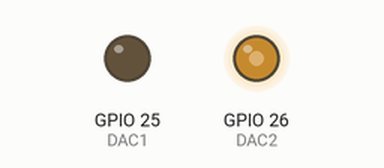
Simulated run of this sketch. Board: ESP32. Shown: output pins drawn as LEDs (lit = HIGH). What the sketch prints to the serial monitor is not drawn.

Above: at 0.05 s.
At 0.3 s:
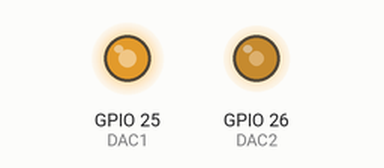
At 0.6 s:
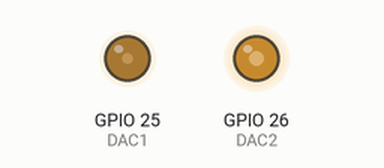
Timing chart, 0 to 3.0 s (numbered marks = the images above):
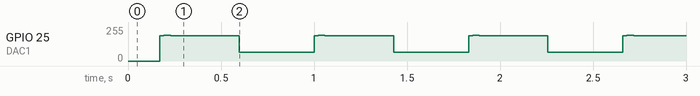

Measured:
- by itself, GPIO 25 (DAC1): repeats every 0.83 s: 191/255 0.01 s, 192/255 0.04 s, 191/255 0.01 s, 190/255 0.36 s, 65/255 0.01 s, 64/255 0.03 s, 65/255 0.36 s, 190/255 0.01 s

The sketch:

Senoide_2.4V_0.8V.ino
```cpp
//nomes das portas
#define DAC1 25
#define DAC2 26

//constantes
#define Num_Samples 1000

//variaveis globais
int i = 0;
static byte WaveFormTable[Num_Samples] =  // 1000 samples sin wave
{
    0x80, 0x80, 0x81, 0x81, 0x82, 0x82, 0x82, 0x83, 0x83, 0x84,
    0x84, 0x84, 0x85, 0x85, 0x86, 0x86, 0x86, 0x87, 0x87, 0x88,
    0x88, 0x88, 0x89, 0x89, 0x8A, 0x8A, 0x8A, 0x8B, 0x8B, 0x8C,
    0x8C, 0x8C, 0x8D, 0x8D, 0x8E, 0x8E, 0x8E, 0x8F, 0x8F, 0x90,
    0x90, 0x90, 0x91, 0x91, 0x91, 0x92, 0x92, 0x93, 0x93, 0x93,
    0x94, 0x94, 0x95, 0x95, 0x95, 0x96, 0x96, 0x96, 0x97, 0x97,
    0x98, 0x98, 0x98, 0x99, 0x99, 0x99, 0x9A, 0x9A, 0x9B, 0x9B,
    0x9B, 0x9C, 0x9C, 0x9C, 0x9D, 0x9D, 0x9D, 0x9E, 0x9E, 0x9E,
    0x9F, 0x9F, 0xA0, 0xA0, 0xA0, 0xA1, 0xA1, 0xA1, 0xA2, 0xA2,
    0xA2, 0xA3, 0xA3, 0xA3, 0xA4, 0xA4, 0xA4, 0xA5, 0xA5, 0xA5,
    0xA6, 0xA6, 0xA6, 0xA7, 0xA7, 0xA7, 0xA8, 0xA8, 0xA8, 0xA8,
    0xA9, 0xA9, 0xA9, 0xAA, 0xAA, 0xAA, 0xAB, 0xAB, 0xAB, 0xAC,
    0xAC, 0xAC, 0xAC, 0xAD, 0xAD, 0xAD, 0xAE, 0xAE, 0xAE, 0xAE,
    0xAF, 0xAF, 0xAF, 0xAF, 0xB0, 0xB0, 0xB0, 0xB1, 0xB1, 0xB1,
    0xB1, 0xB2, 0xB2, 0xB2, 0xB2, 0xB3, 0xB3, 0xB3, 0xB3, 0xB4,
    0xB4, 0xB4, 0xB4, 0xB4, 0xB5, 0xB5, 0xB5, 0xB5, 0xB6, 0xB6,
    0xB6, 0xB6, 0xB6, 0xB7, 0xB7, 0xB7, 0xB7, 0xB7, 0xB8, 0xB8,
    0xB8, 0xB8, 0xB8, 0xB9, 0xB9, 0xB9, 0xB9, 0xB9, 0xBA, 0xBA,
    0xBA, 0xBA, 0xBA, 0xBA, 0xBB, 0xBB, 0xBB, 0xBB, 0xBB, 0xBB,
    0xBC, 0xBC, 0xBC, 0xBC, 0xBC, 0xBC, 0xBC, 0xBC, 0xBD, 0xBD,
    0xBD, 0xBD, 0xBD, 0xBD, 0xBD, 0xBD, 0xBE, 0xBE, 0xBE, 0xBE,
    0xBE, 0xBE, 0xBE, 0xBE, 0xBE, 0xBE, 0xBF, 0xBF, 0xBF, 0xBF,
    0xBF, 0xBF, 0xBF, 0xBF, 0xBF, 0xBF, 0xBF, 0xBF, 0xBF, 0xBF,
    0xBF, 0xC0, 0xC0, 0xC0, 0xC0, 0xC0, 0xC0, 0xC0, 0xC0, 0xC0,
    0xC0, 0xC0, 0xC0, 0xC0, 0xC0, 0xC0, 0xC0, 0xC0, 0xC0, 0xC0,
    0xC0, 0xC0, 0xC0, 0xC0, 0xC0, 0xC0, 0xC0, 0xC0, 0xC0, 0xC0,
    0xC0, 0xC0, 0xC0, 0xC0, 0xC0, 0xC0, 0xC0, 0xC0, 0xC0, 0xC0,
    0xBF, 0xBF, 0xBF, 0xBF, 0xBF, 0xBF, 0xBF, 0xBF, 0xBF, 0xBF,
    0xBF, 0xBF, 0xBF, 0xBF, 0xBF, 0xBE, 0xBE, 0xBE, 0xBE, 0xBE,
    0xBE, 0xBE, 0xBE, 0xBE, 0xBE, 0xBD, 0xBD, 0xBD, 0xBD, 0xBD,
    0xBD, 0xBD, 0xBD, 0xBC, 0xBC, 0xBC, 0xBC, 0xBC, 0xBC, 0xBC,
    0xBC, 0xBB, 0xBB, 0xBB, 0xBB, 0xBB, 0xBB, 0xBA, 0xBA, 0xBA,
    0xBA, 0xBA, 0xBA, 0xB9, 0xB9, 0xB9, 0xB9, 0xB9, 0xB8, 0xB8,
    0xB8, 0xB8, 0xB8, 0xB7, 0xB7, 0xB7, 0xB7, 0xB7, 0xB6, 0xB6,
    0xB6, 0xB6, 0xB6, 0xB5, 0xB5, 0xB5, 0xB5, 0xB4, 0xB4, 0xB4,
    0xB4, 0xB4, 0xB3, 0xB3, 0xB3, 0xB3, 0xB2, 0xB2, 0xB2, 0xB2,
    0xB1, 0xB1, 0xB1, 0xB1, 0xB0, 0xB0, 0xB0, 0xAF, 0xAF, 0xAF,
    0xAF, 0xAE, 0xAE, 0xAE, 0xAE, 0xAD, 0xAD, 0xAD, 0xAC, 0xAC,
    0xAC, 0xAC, 0xAB, 0xAB, 0xAB, 0xAA, 0xAA, 0xAA, 0xA9, 0xA9,
    0xA9, 0xA8, 0xA8, 0xA8, 0xA8, 0xA7, 0xA7, 0xA7, 0xA6, 0xA6,
    0xA6, 0xA5, 0xA5, 0xA5, 0xA4, 0xA4, 0xA4, 0xA3, 0xA3, 0xA3,
    0xA2, 0xA2, 0xA2, 0xA1, 0xA1, 0xA1, 0xA0, 0xA0, 0xA0, 0x9F,
    0x9F, 0x9E, 0x9E, 0x9E, 0x9D, 0x9D, 0x9D, 0x9C, 0x9C, 0x9C,
    0x9B, 0x9B, 0x9B, 0x9A, 0x9A, 0x99, 0x99, 0x99, 0x98, 0x98,
    0x98, 0x97, 0x97, 0x96, 0x96, 0x96, 0x95, 0x95, 0x95, 0x94,
    0x94, 0x93, 0x93, 0x93, 0x92, 0x92, 0x91, 0x91, 0x91, 0x90,
    0x90, 0x90, 0x8F, 0x8F, 0x8E, 0x8E, 0x8E, 0x8D, 0x8D, 0x8C,
    0x8C, 0x8C, 0x8B, 0x8B, 0x8A, 0x8A, 0x8A, 0x89, 0x89, 0x88,
    0x88, 0x88, 0x87, 0x87, 0x86, 0x86, 0x86, 0x85, 0x85, 0x84,
    0x84, 0x84, 0x83, 0x83, 0x82, 0x82, 0x82, 0x81, 0x81, 0x80,
    0x80, 0x80, 0x7F, 0x7F, 0x7E, 0x7E, 0x7E, 0x7D, 0x7D, 0x7C,
    0x7C, 0x7C, 0x7B, 0x7B, 0x7A, 0x7A, 0x7A, 0x79, 0x79, 0x78,
    0x78, 0x78, 0x77, 0x77, 0x76, 0x76, 0x76, 0x75, 0x75, 0x74,
    0x74, 0x74, 0x73, 0x73, 0x72, 0x72, 0x72, 0x71, 0x71, 0x70,
    0x70, 0x70, 0x6F, 0x6F, 0x6F, 0x6E, 0x6E, 0x6D, 0x6D, 0x6D,
    0x6C, 0x6C, 0x6B, 0x6B, 0x6B, 0x6A, 0x6A, 0x6A, 0x69, 0x69,
    0x68, 0x68, 0x68, 0x67, 0x67, 0x67, 0x66, 0x66, 0x65, 0x65,
    0x65, 0x64, 0x64, 0x64, 0x63, 0x63, 0x63, 0x62, 0x62, 0x62,
    0x61, 0x61, 0x60, 0x60, 0x60, 0x5F, 0x5F, 0x5F, 0x5E, 0x5E,
    0x5E, 0x5D, 0x5D, 0x5D, 0x5C, 0x5C, 0x5C, 0x5B, 0x5B, 0x5B,
    0x5A, 0x5A, 0x5A, 0x59, 0x59, 0x59, 0x58, 0x58, 0x58, 0x58,
    0x57, 0x57, 0x57, 0x56, 0x56, 0x56, 0x55, 0x55, 0x55, 0x54,
    0x54, 0x54, 0x54, 0x53, 0x53, 0x53, 0x52, 0x52, 0x52, 0x52,
    0x51, 0x51, 0x51, 0x51, 0x50, 0x50, 0x50, 0x4F, 0x4F, 0x4F,
    0x4F, 0x4E, 0x4E, 0x4E, 0x4E, 0x4D, 0x4D, 0x4D, 0x4D, 0x4C,
    0x4C, 0x4C, 0x4C, 0x4C, 0x4B, 0x4B, 0x4B, 0x4B, 0x4A, 0x4A,
    0x4A, 0x4A, 0x4A, 0x49, 0x49, 0x49, 0x49, 0x49, 0x48, 0x48,
    0x48, 0x48, 0x48, 0x47, 0x47, 0x47, 0x47, 0x47, 0x46, 0x46,
    0x46, 0x46, 0x46, 0x46, 0x45, 0x45, 0x45, 0x45, 0x45, 0x45,
    0x44, 0x44, 0x44, 0x44, 0x44, 0x44, 0x44, 0x44, 0x43, 0x43,
    0x43, 0x43, 0x43, 0x43, 0x43, 0x43, 0x42, 0x42, 0x42, 0x42,
    0x42, 0x42, 0x42, 0x42, 0x42, 0x42, 0x41, 0x41, 0x41, 0x41,
    0x41, 0x41, 0x41, 0x41, 0x41, 0x41, 0x41, 0x41, 0x41, 0x41,
    0x41, 0x40, 0x40, 0x40, 0x40, 0x40, 0x40, 0x40, 0x40, 0x40,
    0x40, 0x40, 0x40, 0x40, 0x40, 0x40, 0x40, 0x40, 0x40, 0x40,
    0x40, 0x40, 0x40, 0x40, 0x40, 0x40, 0x40, 0x40, 0x40, 0x40,
    0x40, 0x40, 0x40, 0x40, 0x40, 0x40, 0x40, 0x40, 0x40, 0x40,
    0x41, 0x41, 0x41, 0x41, 0x41, 0x41, 0x41, 0x41, 0x41, 0x41,
    0x41, 0x41, 0x41, 0x41, 0x41, 0x42, 0x42, 0x42, 0x42, 0x42,
    0x42, 0x42, 0x42, 0x42, 0x42, 0x43, 0x43, 0x43, 0x43, 0x43,
    0x43, 0x43, 0x43, 0x44, 0x44, 0x44, 0x44, 0x44, 0x44, 0x44,
    0x44, 0x45, 0x45, 0x45, 0x45, 0x45, 0x45, 0x46, 0x46, 0x46,
    0x46, 0x46, 0x46, 0x47, 0x47, 0x47, 0x47, 0x47, 0x48, 0x48,
    0x48, 0x48, 0x48, 0x49, 0x49, 0x49, 0x49, 0x49, 0x4A, 0x4A,
    0x4A, 0x4A, 0x4A, 0x4B, 0x4B, 0x4B, 0x4B, 0x4C, 0x4C, 0x4C,
    0x4C, 0x4C, 0x4D, 0x4D, 0x4D, 0x4D, 0x4E, 0x4E, 0x4E, 0x4E,
    0x4F, 0x4F, 0x4F, 0x4F, 0x50, 0x50, 0x50, 0x51, 0x51, 0x51,
    0x51, 0x52, 0x52, 0x52, 0x52, 0x53, 0x53, 0x53, 0x54, 0x54,
    0x54, 0x54, 0x55, 0x55, 0x55, 0x56, 0x56, 0x56, 0x57, 0x57,
    0x57, 0x58, 0x58, 0x58, 0x58, 0x59, 0x59, 0x59, 0x5A, 0x5A,
    0x5A, 0x5B, 0x5B, 0x5B, 0x5C, 0x5C, 0x5C, 0x5D, 0x5D, 0x5D,
    0x5E, 0x5E, 0x5E, 0x5F, 0x5F, 0x5F, 0x60, 0x60, 0x60, 0x61,
    0x61, 0x62, 0x62, 0x62, 0x63, 0x63, 0x63, 0x64, 0x64, 0x64,
    0x65, 0x65, 0x65, 0x66, 0x66, 0x67, 0x67, 0x67, 0x68, 0x68,
    0x68, 0x69, 0x69, 0x6A, 0x6A, 0x6A, 0x6B, 0x6B, 0x6B, 0x6C,
    0x6C, 0x6D, 0x6D, 0x6D, 0x6E, 0x6E, 0x6F, 0x6F, 0x6F, 0x70,
    0x70, 0x70, 0x71, 0x71, 0x72, 0x72, 0x72, 0x73, 0x73, 0x74,
    0x74, 0x74, 0x75, 0x75, 0x76, 0x76, 0x76, 0x77, 0x77, 0x78,
    0x78, 0x78, 0x79, 0x79, 0x7A, 0x7A, 0x7A, 0x7B, 0x7B, 0x7C,
    0x7C, 0x7C, 0x7D, 0x7D, 0x7E, 0x7E, 0x7E, 0x7F, 0x7F, 0x80
};

void setup() {

  Serial.begin(115200);   // start Serial for output

}

void loop() {

  dacWrite(DAC1, WaveFormTable[i] ); //255 = 3.22V  0 = 0.09V
  dacWrite(DAC2, 0x80 );
  Serial.print( WaveFormTable[i] ); Serial.print("\t\t"); Serial.print( 0x80 );
  Serial.println();
  i++;
  if (i >= Num_Samples) i = 0;
  //delay(10);

}
```
